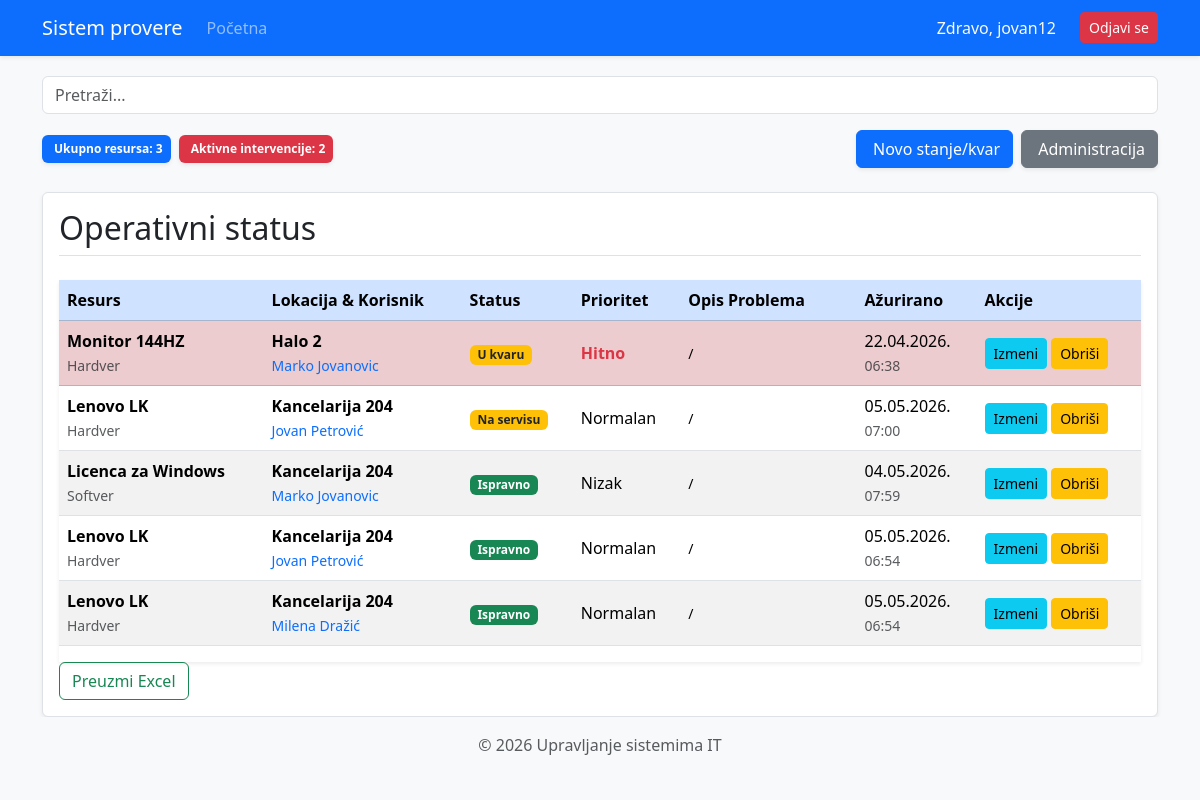
The app's page / (signed in) with its own data.
### alchemy_classes.py (models this page shows)
class User(db.Model, UserMixin):
    __tablename__ = "user"
    id: Mapped[int] = mapped_column(Integer, primary_key=True)
    username: Mapped[str] = mapped_column(String(20), unique=True, nullable=False)
    password: Mapped[str] = mapped_column(String(100), nullable=False)
    ime_prezime: Mapped[str] = mapped_column(String(100), nullable=True)
    uloga: Mapped[str] = mapped_column(String(10), default="user")
    zaduzeni_statusi: Mapped[list["StatusResursa"]] = relationship("StatusResursa", back_populates="korisnik")

class StatusResursa(db.Model):
    __tablename__ = "status_resursa"
    id: Mapped[int] = mapped_column(Integer, primary_key=True)
    resurs_id: Mapped[int] = mapped_column(ForeignKey("resurs.id"), nullable=False)
    lokacija_id: Mapped[int] = mapped_column(ForeignKey("lokacija.id"), nullable=False)
    korisnik_id: Mapped[int] = mapped_column(ForeignKey("user.id"), nullable=False) # VEZA SA KORISNIKOM!
    kolicina: Mapped[int] = mapped_column(Integer, default=1)
    status_kvara: Mapped[str] = mapped_column(String(50))
    prioritet: Mapped[str] = mapped_column(String(20))
    opis_problema: Mapped[str] = mapped_column(String(50), nullable=True)
    datum_prijave: Mapped[datetime] = mapped_column(DateTime, default=datetime.utcnow)
    resurs: Mapped["Resurs"] = relationship("Resurs", back_populates="statusi")
    lokacija: Mapped["Lokacija"] = relationship("Lokacija", back_populates="izvestaji")
    korisnik: Mapped["User"] = relationship("User", back_populates="zaduzeni_statusi")

class Resurs(db.Model):
    __tablename__ = "resurs"
    id: Mapped[int] = mapped_column(Integer, primary_key=True)
    naziv: Mapped[str] = mapped_column(String(100), nullable=False)
    tip: Mapped[str] = mapped_column(String(50))
    serijski_broj: Mapped[str] = mapped_column(String(100), unique=True)
    godina_nabavke: Mapped[int] = mapped_column(Integer)
    statusi: Mapped[list["StatusResursa"]] = relationship("StatusResursa", back_populates="resurs")

class Lokacija(db.Model):
    __tablename__ = "lokacija"
    id: Mapped[int] = mapped_column(Integer, primary_key=True)
    naziv: Mapped[str] = mapped_column(String(100), nullable=False)
    sprat: Mapped[str] = mapped_column(String(50), nullable=True)
    odgovorno_lice: Mapped[str] = mapped_column(String(100))
    izvestaji: Mapped[list["StatusResursa"]] = relationship("StatusResursa", back_populates="lokacija")

### main.py (the view)
@app.route('/')
@login_required
def home():
    svi_resursi = Resurs.query.all()
    aktivni_kvarovi = StatusResursa.query.filter(StatusResursa.status_kvara != 'Ispravno').all()
    search_query = request.args.get('search', '')
    upit_stanja = db.select(StatusResursa).join(Resurs).join(Lokacija)
    if search_query:
        upit_stanja = upit_stanja.where(
            (Resurs.naziv.ilike(f'%{search_query}%')) |
            (StatusResursa.status_kvara.ilike(f'%{search_query}%')) |
            (Lokacija.naziv.ilike(f'%{search_query}%'))
        )
    upit_stanja = upit_stanja.order_by(
        StatusResursa.status_kvara.desc(),
        StatusResursa.prioritet.asc()
    )
    sva_stanja = db.session.execute(upit_stanja).scalars().all()
    return render_template("index.html",
                           stanja=sva_stanja,
                           resursi=svi_resursi,
                           statusi=aktivni_kvarovi,
                           naslov="Glavni Dashboard")

### main.py (called while the page is built)
@login_manager.user_loader
def load_user(user_id):
    return db.get_or_404(User, user_id)

### templates/index.html (shortened to what this page needs)
{% extends "base.html" %}
{% block content %}
<form action="/" method="GET" class="mb-3">
    <input type="text" name="search" placeholder="Pretraži..." class="form-control" value="{{ request.args.get('search', '') }}">
</form>
<div class="row g-3 mb-4">
    <div class="col-12 col-md-6 d-flex align-items-center justify-content-start flex-wrap gap-2">
        <span class="badge bg-primary p-2 shadow-sm">
             Ukupno resursa: {{ resursi|length }}
        </span>
        <span class="badge bg-danger p-2 shadow-sm">
             Aktivne intervencije: {{ statusi|length }}
        </span>
    </div>
    <div class="col-12 col-md-6">
        <div class="d-grid d-md-flex justify-content-md-end gap-2">
            <a class="btn btn-primary shadow-sm" href="{{ url_for('add_status') }}">
                 Novo stanje/kvar
            </a>
            <a class="btn btn-secondary shadow-sm" href="{{ url_for('admin_page') }}">
                 Administracija
            </a>
        </div>
    </div>
</div>
<div class="jumbotron shadow-sm border rounded p-3 bg-white">
    <div class="container-fluid px-0">
        <h2 class="mb-4 text-dark border-bottom pb-2">Operativni status</h2>
        <div class="table-responsive mt-3 shadow-sm">
            <table class="table table-striped table-hover align-middle">
                <thead>
                    <tr class="table-primary">
                        <th scope="col">Resurs</th>
                        <th scope="col">Lokacija & Korisnik</th>
                        <th scope="col">Status</th>
                        <th scope="col">Prioritet</th>
                        <th scope="col" style="min-width: 150px;">Opis Problema</th>
                        <th scope="col">Ažurirano</th>
                        <th scope="col">Akcije</th>
                    </tr>
                </thead>
                <tbody>
                    {% for s in stanja %}
                    <tr class="{% if s.prioritet == 'Hitno' %}table-danger{% endif %}">
                        <td>
                            <strong>{{ s.resurs.naziv }}</strong> <br>
                            <small class="text-muted">{{ s.resurs.tip }}</small>
                        </td>
                        <td>
                            <strong>{{ s.lokacija.naziv }}</strong> <br>
                            <small class="text-primary">
                                {% if s.korisnik %}
                                    {{ s.korisnik.ime_prezime }}
                                {% else %}
                                    <span class="text-muted italic">Nije dodeljeno</span>
                                {% endif %}
                            </small>
                        </td>
                        <td>
                            <span class="badge {% if s.status_kvara == 'Ispravno' %}bg-success{% else %}bg-warning text-dark{% endif %}">
                                {{ s.status_kvara }}
                            </span>
                        </td>
                        <td>
                            {% if s.prioritet == 'Hitno' %}
                                <span class="text-danger fw-bold"> {{ s.prioritet }}</span>
                            {% else %}
                                {{ s.prioritet }}
                            {% endif %}
                        </td>
                        <td><small>{{ s.opis_problema or "/" }}</small></td>
                        <td style="white-space: nowrap;">{{ s.datum_prijave.strftime('%d.%m.%Y.') }}<br>
                            <small class="text-muted">{{ s.datum_prijave.strftime('%H:%M') }}</small>
                        </td>
                        <td>
                            <div class="d-flex gap-1">
                                <a class="btn btn-sm btn-info" href="{{ url_for('izmeni_stanje', stanje_id=s.id) }}">
                                    Izmeni
                                </a>
                                <a class="btn btn-sm btn-warning"
                                   href="{{ url_for('delete_status', status_id=s.id) }}"
                                   onclick="return confirm('Da li ste sigurni da želite da obrišete ovaj status?')">
                                    Obriši
                                </a>
                            </div>
                        </td>
                    </tr>
                    {% endfor %}
                </tbody>
            </table>
        </div>
            <a class="btn btn-outline-success" href="{{ url_for('export_excel') }}">
                 Preuzmi Excel
            </a>
        </div>
    </div>
</div>
{% endblock %}

### templates/base.html (shortened to what this page needs)
<!DOCTYPE html>
<html lang="sr">
<head>
    {{ bootstrap.load_css() }}
</head>
<body>
    <nav class="navbar navbar-expand-lg navbar-dark bg-primary shadow-sm">
        <div class="container">
            <a class="navbar-brand" href="{{ url_for('home') }}"> Sistem provere</a>
            <div class="collapse navbar-collapse" id="navbarNav">
                <ul class="navbar-nav me-auto">
                    <li class="nav-item">
                        <a class="nav-link" href="{{ url_for('home') }}">Početna</a>
                    </li>
                </ul>
                <ul class="navbar-nav ms-auto">
                    {% if current_user.is_authenticated %}
                        <li class="nav-item">
                            <span class="nav-link text-light">Zdravo, {{ current_user.username }}</span>
                        </li>
                        <li class="nav-item">
                            <a class="btn btn-danger btn-sm ms-lg-3 mt-1" href="{{ url_for('logout') }}">Odjavi se</a>
                        </li>
                    {% else %}
                        <li class="nav-item">
                            <a class="nav-link" href="{{ url_for('login') }}">Prijava</a>
                        </li>
                    {% endif %}
                </ul>
            </div>
        </div>
    </nav>
    <div class="container">
        {% block content %}{% endblock %}
    <footer class="footer mt-auto py-3 bg-light text-center">
        <div class="container">
            <span class="text-muted">© 2026 Upravljanje sistemima IT</span>
        </div>
    </footer>
</body>
</html>
</html>

### templates/base.html (style rules this page uses)
body { background-color: #f8f9fa; }
.navbar { margin-bottom: 20px; }
.footer { margin-top: 40px; padding: 20px; background: #eee; text-align: center; }

### records on screen
User: username "jovan12"
StatusResursa: resurs.naziv "Monitor 144HZ", resurs.tip "Hardver", lokacija.naziv "Halo 2", korisnik.ime_prezime "Marko Jovanovic", status_kvara "U kvaru", prioritet "Hitno", opis_problema "/", datum_prijave "22.04.2026.", datum_prijave "06:38"
StatusResursa: resurs.naziv "Lenovo LK", resurs.tip "Hardver", lokacija.naziv "Kancelarija 204", korisnik.ime_prezime "Jovan Petrović", status_kvara "Na servisu", prioritet "Normalan", opis_problema "/", datum_prijave "05.05.2026.", datum_prijave "07:00"
StatusResursa: resurs.naziv "Licenca za Windows", resurs.tip "Softver", lokacija.naziv "Kancelarija 204", korisnik.ime_prezime "Marko Jovanovic", status_kvara "Ispravno", prioritet "Nizak", opis_problema "/", datum_prijave "04.05.2026.", datum_prijave "07:59"
StatusResursa: resurs.naziv "Lenovo LK", resurs.tip "Hardver", lokacija.naziv "Kancelarija 204", korisnik.ime_prezime "Jovan Petrović", status_kvara "Ispravno", prioritet "Normalan", opis_problema "/", datum_prijave "05.05.2026.", datum_prijave "06:54"
StatusResursa: resurs.naziv "Lenovo LK", resurs.tip "Hardver", lokacija.naziv "Kancelarija 204", korisnik.ime_prezime "Milena Dražić", status_kvara "Ispravno", prioritet "Normalan", opis_problema "/", datum_prijave "05.05.2026.", datum_prijave "06:54"

### other values on screen
{{ resursi|length }} "3"
{{ statusi|length }} "2"
